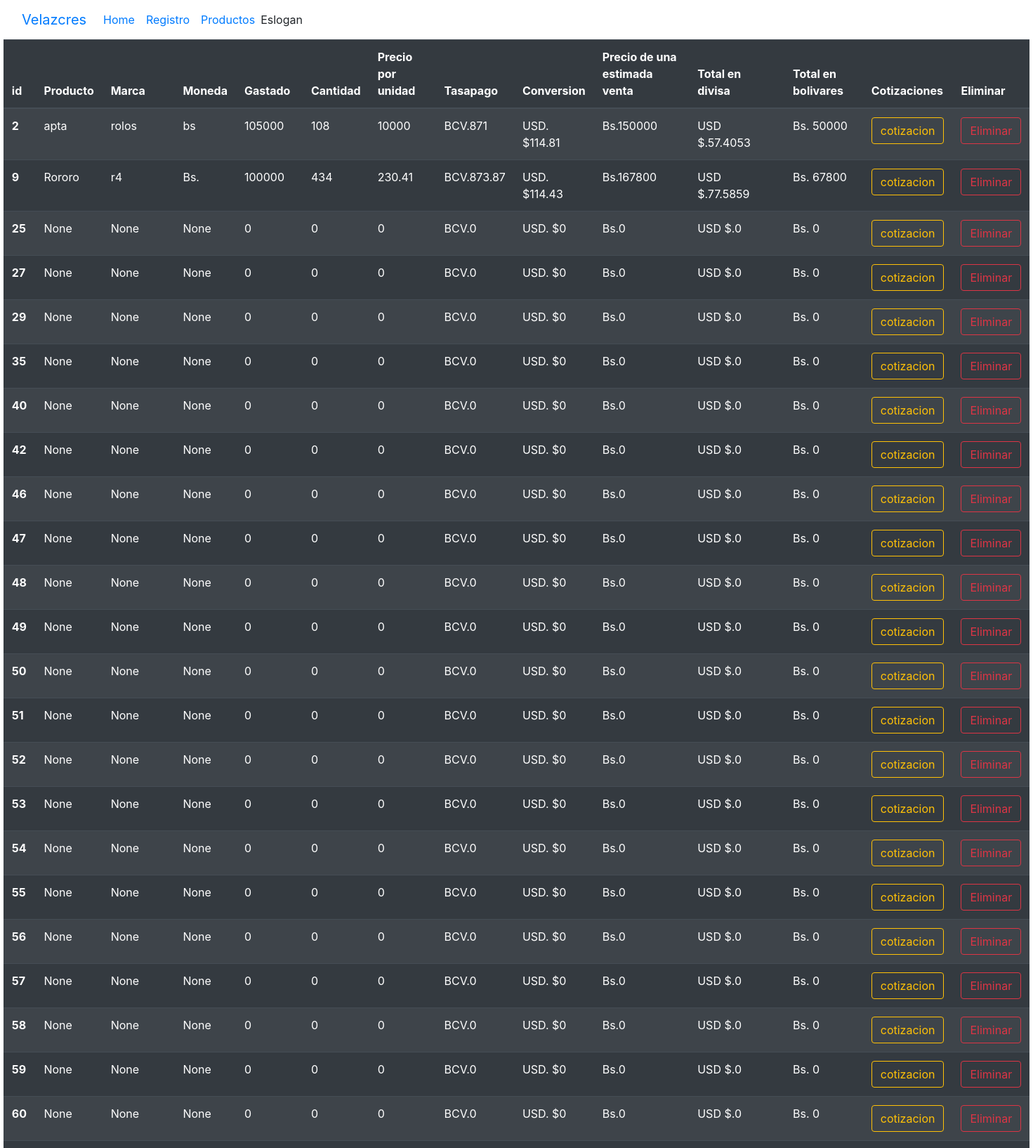
/listado (upper part), run on the app's committed database.
### tables this page shows
CREATE TABLE "productos" (
	"id"	INTEGER,
	"nombre"	TEXT,
	"marca"	TEXT,
	"moneda"	TEXT,
	"precio"	NUMERIC,
	"cantidad"	INTEGER,
	"precioporunidad"	NUMERIC,
	"tasapago"	NUMERIC,
	"precioD"	NUMERIC,
	"precio_venta"	NUMERIC,
	"ganancia_estimadaD"	NUMERIC,
	"ganancia_estimadaBs"	NUMERIC,
	"descripcion"	TEXT,
	PRIMARY KEY("id" AUTOINCREMENT)
);

### conect.py (the view)
@app.route('/listado')
def listado():
    conn = sqlite3.connect(DB_PATH)
    conn.row_factory = sqlite3.Row
    cursor = conn.cursor()
    cursor = conn.execute('SELECT * FROM productos')
    productos = cursor.fetchall()
    conn.close()
    return render_template('listado.html', productos=productos)

### templates/listado.html (shortened to what this page needs)
<!DOCTYPE html>
<html lang="en">
<head>
    <title>Document</title><head>
    <link rel="stylesheet" href="https://cdn.jsdelivr.net/npm/bootstrap@4.4.1/dist/css/bootstrap.min.css">
    <link rel="stylesheet" href="{{ url_for('static', filename='css/style.css') }}">
</head>
<body>
<header>
        <nav class="navbar navbar-expand-lg bg-body-tertiary">
  <div class="container-fluid">
    <a class="navbar-brand" href="#">Velazcres</a>
    <div class="collapse navbar-collapse" id="navbarText">
      <ul class="navbar-nav me-auto mb-2 mb-lg-0">
        <li class="nav-item">
          <a class="nav-link active" aria-current="page" href="{{ url_for('listado') }}">Home</a>
        </li>
        <li class="nav-item">
          <a class="nav-link" href="{{ url_for('cotizacion_int') }}">Registro</a>
        </li>
        <li class="nav-item">
          <a class="nav-link" href="{{ url_for('mostrador') }}">Productos</a>
        </li>
      </ul>
      <span class="navbar-text">
        Eslogan
      </span>
    </div>
  </div>
</nav>
</header>
    <div>
  <table class="table table-striped table-dark"  style="width: 75%; margin-left: auto; margin-right: auto;" >
    <thead class="">
      <tr>
      <th>id</th>
      <th>Producto</th>
      <th>Marca</th>
      <th>Moneda</th>
      <th>Gastado</th>
      <th>Cantidad</th>
      <th>Precio por unidad</th>
      <th>Tasapago</th>
      <th>Conversion</th>
      <th>Precio de una estimada venta</th>
      <th>Total en divisa</th>
      <th>Total en bolivares</th>
      <th>Cotizaciones</th>
      <th>Eliminar</th>
      </tr>
    </thead>
    <tbody>
      {% for producto in productos %}
      <tr>
        <th>{{ producto.id }}</th>
        <td>{{ producto.nombre }}</td>
        <td>{{ producto.marca }}</td>
        <td>{{ producto.moneda }}</td>
        <td>{{ producto.precio }}</td>
        <td>{{ producto.cantidad }}</td>
        <td>{{ producto.precioporunidad }}</td>
        <td><span>BCV.</span>{{ producto.tasapago }}</td>
        <td><span>USD. $</span>{{ producto.precioD }}</td>
        <td><span>Bs.</span>{{ producto.precio_venta }}</td>
        <td><span>USD $.</span>{{ producto.ganancia_estimadaD }}</td>
        <td><span>Bs.</span>  {{ producto.ganancia_estimadaBs }}</td>
        <td><a class="btn btn-outline-warning" href="{{ url_for('editar_productos1', productos_id=producto['id']) }}" >cotizacion</a></td>
        <td><form action="{{ url_for('eliminar_producto1', productos_id=producto.id) }}" method="post"><button class="btn btn-outline-danger"  onclick="return confirm('¿Confirmar?')"> Eliminar</button></form></td>
        {% else %}
        <tr><td>No hay productos</td></tr>
        {% endfor %}
      </tr>
    </tbody>
  </table>
</div>
</body>
</html>

### data on the page
productos: id "2", nombre "apta", marca "rolos", moneda "bs", precio "105000", cantidad "108", precioporunidad "10000", tasapago "871", precioD "114.81", precio_venta "150000", ganancia_estimadaD "57.4053", ganancia_estimadaBs "50000"
productos: id "9", nombre "Rororo", marca "r4", moneda "Bs.", precio "100000", cantidad "434", precioporunidad "230.41", tasapago "873.87", precioD "114.43", precio_venta "167800", ganancia_estimadaD "77.5859", ganancia_estimadaBs "67800"
productos: id "25", nombre "None", marca "None", moneda "None", precio "0", cantidad "0", precioporunidad "0", tasapago "0", precioD "0", precio_venta "0", ganancia_estimadaD "0", ganancia_estimadaBs "0"
productos: id "27", nombre "None", marca "None", moneda "None", precio "0", cantidad "0", precioporunidad "0", tasapago "0", precioD "0", precio_venta "0", ganancia_estimadaD "0", ganancia_estimadaBs "0"
productos: id "29", nombre "None", marca "None", moneda "None", precio "0", cantidad "0", precioporunidad "0", tasapago "0", precioD "0", precio_venta "0", ganancia_estimadaD "0", ganancia_estimadaBs "0"
productos: id "35", nombre "None", marca "None", moneda "None", precio "0", cantidad "0", precioporunidad "0", tasapago "0", precioD "0", precio_venta "0", ganancia_estimadaD "0", ganancia_estimadaBs "0"
productos: id "40", nombre "None", marca "None", moneda "None", precio "0", cantidad "0", precioporunidad "0", tasapago "0", precioD "0", precio_venta "0", ganancia_estimadaD "0", ganancia_estimadaBs "0"
productos: id "42", nombre "None", marca "None", moneda "None", precio "0", cantidad "0", precioporunidad "0", tasapago "0", precioD "0", precio_venta "0", ganancia_estimadaD "0", ganancia_estimadaBs "0"
productos: id "46", nombre "None", marca "None", moneda "None", precio "0", cantidad "0", precioporunidad "0", tasapago "0", precioD "0", precio_venta "0", ganancia_estimadaD "0", ganancia_estimadaBs "0"
productos: id "47", nombre "None", marca "None", moneda "None", precio "0", cantidad "0", precioporunidad "0", tasapago "0", precioD "0", precio_venta "0", ganancia_estimadaD "0", ganancia_estimadaBs "0"
productos: id "48", nombre "None", marca "None", moneda "None", precio "0", cantidad "0", precioporunidad "0", tasapago "0", precioD "0", precio_venta "0", ganancia_estimadaD "0", ganancia_estimadaBs "0"
productos: id "49", nombre "None", marca "None", moneda "None", precio "0", cantidad "0", precioporunidad "0", tasapago "0", precioD "0", precio_venta "0", ganancia_estimadaD "0", ganancia_estimadaBs "0"
productos: id "50", nombre "None", marca "None", moneda "None", precio "0", cantidad "0", precioporunidad "0", tasapago "0", precioD "0", precio_venta "0", ganancia_estimadaD "0", ganancia_estimadaBs "0"
productos: id "51", nombre "None", marca "None", moneda "None", precio "0", cantidad "0", precioporunidad "0", tasapago "0", precioD "0", precio_venta "0", ganancia_estimadaD "0", ganancia_estimadaBs "0"
productos: id "52", nombre "None", marca "None", moneda "None", precio "0", cantidad "0", precioporunidad "0", tasapago "0", precioD "0", precio_venta "0", ganancia_estimadaD "0", ganancia_estimadaBs "0"
productos: id "53", nombre "None", marca "None", moneda "None", precio "0", cantidad "0", precioporunidad "0", tasapago "0", precioD "0", precio_venta "0", ganancia_estimadaD "0", ganancia_estimadaBs "0"
productos: id "54", nombre "None", marca "None", moneda "None", precio "0", cantidad "0", precioporunidad "0", tasapago "0", precioD "0", precio_venta "0", ganancia_estimadaD "0", ganancia_estimadaBs "0"
productos: id "55", nombre "None", marca "None", moneda "None", precio "0", cantidad "0", precioporunidad "0", tasapago "0", precioD "0", precio_venta "0", ganancia_estimadaD "0", ganancia_estimadaBs "0"
productos: id "56", nombre "None", marca "None", moneda "None", precio "0", cantidad "0", precioporunidad "0", tasapago "0", precioD "0", precio_venta "0", ganancia_estimadaD "0", ganancia_estimadaBs "0"
productos: id "57", nombre "None", marca "None", moneda "None", precio "0", cantidad "0", precioporunidad "0", tasapago "0", precioD "0", precio_venta "0", ganancia_estimadaD "0", ganancia_estimadaBs "0"
productos: id "58", nombre "None", marca "None", moneda "None", precio "0", cantidad "0", precioporunidad "0", tasapago "0", precioD "0", precio_venta "0", ganancia_estimadaD "0", ganancia_estimadaBs "0"
productos: id "59", nombre "None", marca "None", moneda "None", precio "0", cantidad "0", precioporunidad "0", tasapago "0", precioD "0", precio_venta "0", ganancia_estimadaD "0", ganancia_estimadaBs "0"
productos: id "60", nombre "None", marca "None", moneda "None", precio "0", cantidad "0", precioporunidad "0", tasapago "0", precioD "0", precio_venta "0", ganancia_estimadaD "0", ganancia_estimadaBs "0"
